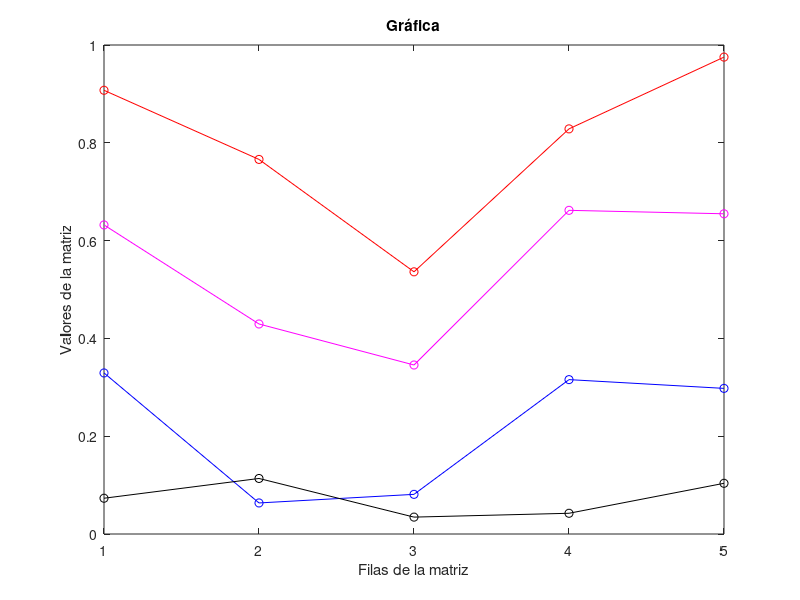

Write the MATLAB code that produced this figure.
% 1. Generar matriz aleatoria y cuadrada, tamaño indicado por usuario.
tamano = input("Indique el tamaño de la matriz: ");
matriz = rand(tamano);

% 2. Presentar por pantalla:
%   a) Matriz generada
matriz

%   b) Matriz formada por las columnas impares de la matriz inicial
matrizImpares = [];
for i = 1:2:tamano
    matrizImpares(:,end+1) = matriz(:,i); 
end

matrizImpares

%   c) Valor de los elementos de la diagonal de la matriz generada
disp(diag(matriz))

%   d) Valores máximo, mínimo, medio y varianza de cada fila
vectorMax = zeros();
vectorMin = zeros();
vectorMean = zeros();
vectorVar = zeros();

for i = 1:tamano
    vectorMax(i) = max(matriz(i,:));
    vectorMin(i) = min(matriz(i,:));
    vectorMean(i) = mean(matriz(i,:));
    vectorVar(i) = var(matriz(i,:));
end

f = figure;
plot(1:tamano, vectorMax, 'o-r');
hold on
plot(1:tamano, vectorMin, 'o-b');
plot(1:tamano, vectorMean, 'm-o');
plot(1:tamano, vectorVar, 'o-k');
hold off
title('Gráfica')
xlabel('Filas de la matriz')
ylabel('Valores de la matriz')



